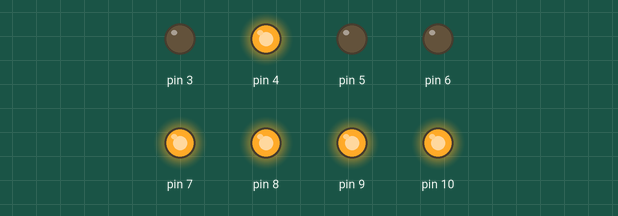
This sketch was run on a simulated Arduino Uno, built with avr-gcc and run on an emulated ATmega328P. On the bench: output pins drawn as LEDs (lit = HIGH).

Above: at 0.3 s.
At 2.3 s:
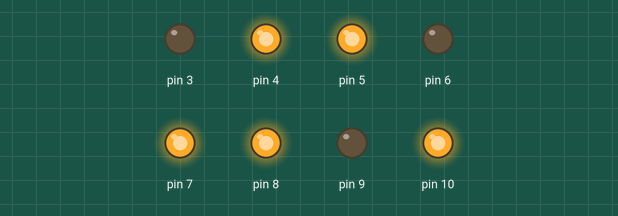
At 3.3 s:
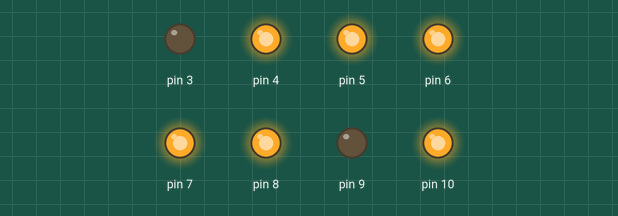
At 4.3 s:
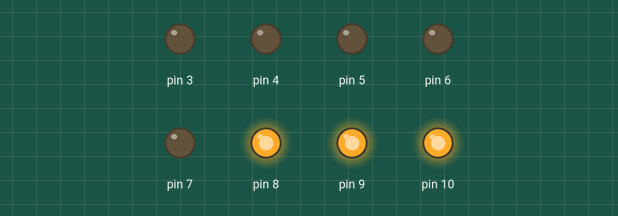
At 6.3 s:
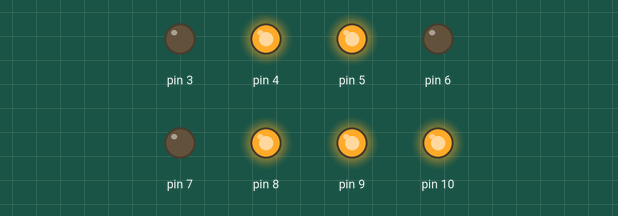
At 8.3 s:
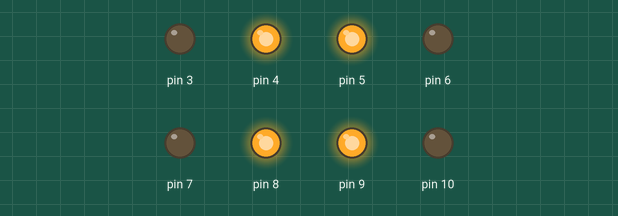
Timing chart, 0 to 9.1 s (numbered marks = the images above):
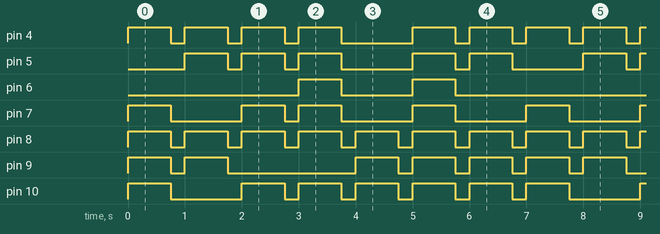

The sketch:

efeitoDisplay2.ino
```cpp
int i;

void setup() {
  for(i = 3; i <= 10; i++){
    pinMode(i,OUTPUT);
  }
}

void loop() {
  acende3();
  delay(750);
  limpaLeds();
  delay(250);
  acende4();
  delay(750);
  limpaLeds();
  delay(250);
  acende5();
  delay(750);
  limpaLeds();
  delay(250);
  acende6();
  delay(750);
  limpaLeds();
  delay(250);
  acende7();
  delay(750);
  limpaLeds();
  delay(250);
  acende8();
  delay(750);
  limpaLeds();
  delay(250);
  acende9();
  delay(750);
  limpaLeds();
  delay(250);
}

void limpaLeds(){
  for(i = 3; i <= 10; i++){
    digitalWrite(i,LOW);
  }
}

void acende3(){
  digitalWrite(10,HIGH);
  digitalWrite(9,HIGH);
  digitalWrite(8,HIGH);
  digitalWrite(7,HIGH);
  digitalWrite(4,HIGH);
}

void acende4(){
  digitalWrite(9,HIGH);
  digitalWrite(8,HIGH);
  digitalWrite(5,HIGH);
  digitalWrite(4,HIGH);
}

void acende5(){
  digitalWrite(10,HIGH);
  digitalWrite(8,HIGH);
  digitalWrite(7,HIGH);
  digitalWrite(5,HIGH);
  digitalWrite(4,HIGH);
}

void acende6(){
  digitalWrite(10,HIGH);
  digitalWrite(8,HIGH);
  digitalWrite(7,HIGH);
  digitalWrite(6,HIGH);
  digitalWrite(5,HIGH);
  digitalWrite(4,HIGH);
}

void acende7(){
  digitalWrite(10,HIGH);
  digitalWrite(9,HIGH);
  digitalWrite(8,HIGH);
}

void acende8(){
  digitalWrite(10,HIGH);
  digitalWrite(9,HIGH);
  digitalWrite(8,HIGH);
  digitalWrite(7,HIGH);
  digitalWrite(6,HIGH);
  digitalWrite(5,HIGH);
  digitalWrite(4,HIGH);
}

void acende9(){
  digitalWrite(10,HIGH);
  digitalWrite(9,HIGH);
  digitalWrite(8,HIGH);
  digitalWrite(5,HIGH);
  digitalWrite(4,HIGH);
}
```

Measured:
- by itself, pin 4: repeats every 7.0 s: 3 × (LOW 0.25 s, HIGH 0.75 s), LOW 1.3 s, 2 × (HIGH 0.75 s, LOW 0.25 s), HIGH 0.75 s
- by itself, pin 5: repeats every 7.0 s: 2 × (LOW 0.25 s, HIGH 0.75 s), LOW 1.3 s, HIGH 0.75 s, LOW 0.25 s, HIGH 0.75 s, LOW 1.3 s, HIGH 0.75 s
- by itself, pin 6: repeats every 7.0 s: LOW 1.3 s, HIGH 0.75 s, LOW 4.3 s, HIGH 0.75 s
- by itself, pin 7: repeats every 7.0 s: LOW 1.3 s, HIGH 0.75 s, LOW 0.25 s, 2 × (HIGH 0.75 s, LOW 1.3 s), HIGH 0.75 s
- by itself, pin 8: alternates HIGH for 0.75 s and LOW for 0.25 s
- by itself, pin 9: repeats every 7.0 s: LOW 0.25 s, HIGH 0.75 s, LOW 2.3 s, 3 × (HIGH 0.75 s, LOW 0.25 s), HIGH 0.75 s
- by itself, pin 10: repeats every 7.0 s: LOW 1.3 s, 5 × (HIGH 0.75 s, LOW 0.25 s), HIGH 0.75 s
